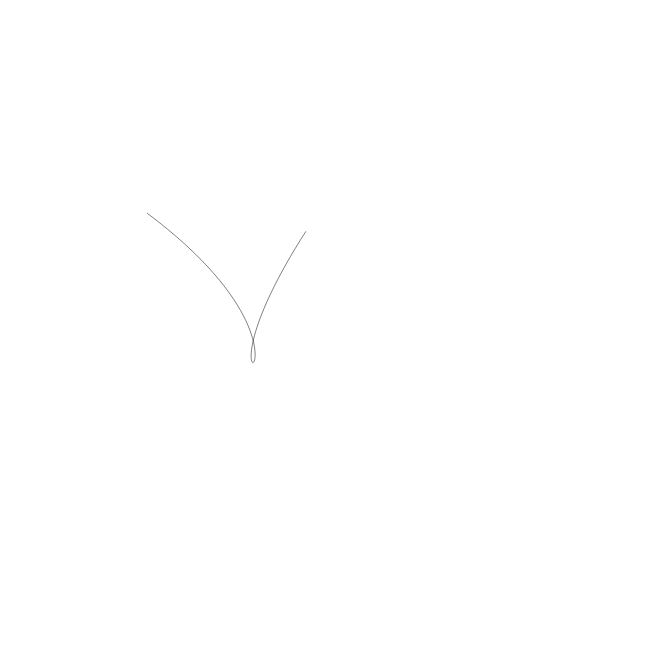
Frame 1 (no input)
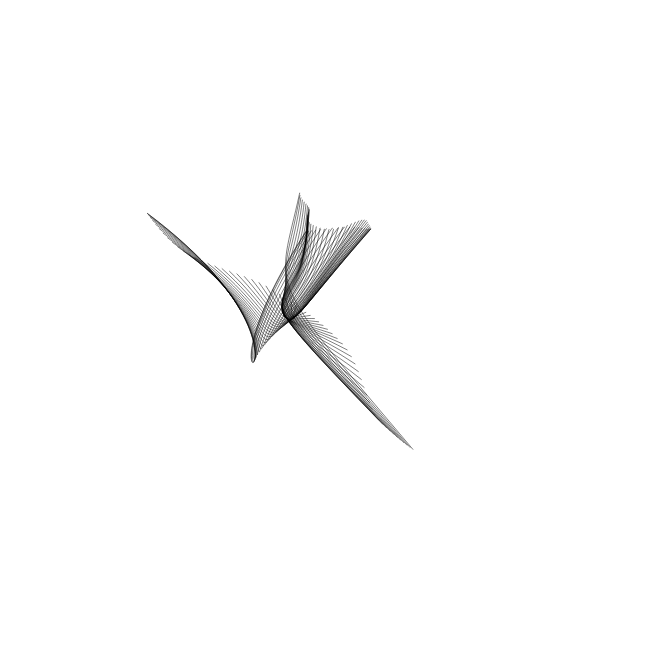
Frame 60 (no input)
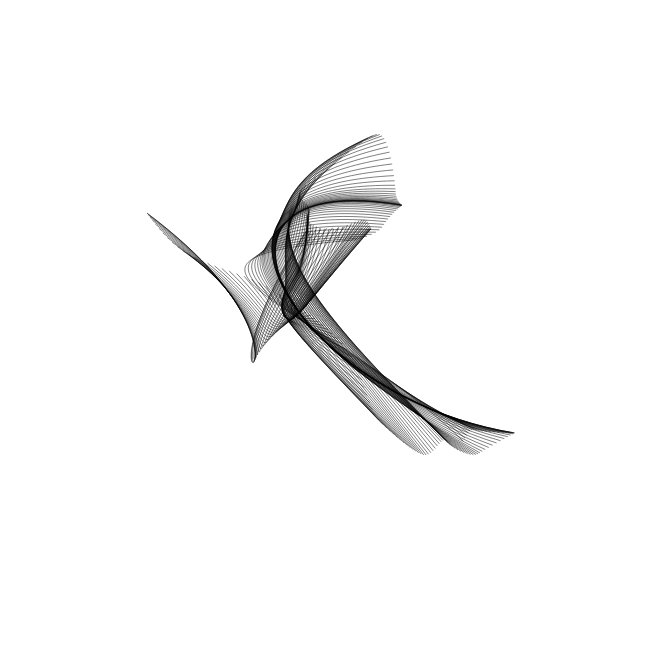
Frame 120 (the mouse pressed at the canvas centre since frame 60)

The p5.js sketch that drew these frames (run headless with seeded random() and noise() and a simulated clock; from frame 60 on, the mouse is pressed at the canvas centre):

// p5.js sketch
// ── sketch.js
let offset = 0;
let x1, y1;
let x2, y2;
let x3, y3;
let x4, y4;



function setup() {
    createCanvas(660, 660);
   
}

function draw() {
    // background(255);
    x1 = noise(offset+10)*width;
    x2 = noise(offset+20)*width;
    x3 = noise(offset+30)*width;
    x4 = noise(offset+40)*width;
    y1 = noise(offset+50)*height;
    y2 = noise(offset+60)*height;
    y3 = noise(offset+70)*height;
    y4 = noise(offset+80)*height;
    offset += 0.01;

    strokeWeight(0.5);
    noFill();
    bezier(x1,y1,x2,y2,x3,y3,x4,y4);


}
